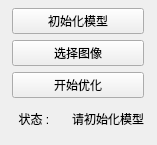
<?xml version="1.0" encoding="UTF-8"?>
<ui version="4.0">
 <class>MainWindow</class>
 <widget class="QMainWindow" name="MainWindow">
  <property name="geometry">
   <rect>
    <x>0</x>
    <y>0</y>
    <width>157</width>
    <height>145</height>
   </rect>
  </property>
  <property name="windowTitle">
   <string>MainWindow</string>
  </property>
  <widget class="QWidget" name="centralwidget">
   <widget class="QWidget" name="layoutWidget">
    <property name="geometry">
     <rect>
      <x>12</x>
      <y>8</y>
      <width>132</width>
      <height>125</height>
     </rect>
    </property>
    <layout class="QVBoxLayout" name="verticalLayout">
     <item>
      <widget class="QPushButton" name="pb_init">
       <property name="text">
        <string>初始化模型</string>
       </property>
      </widget>
     </item>
     <item>
      <widget class="QPushButton" name="pb_choice">
       <property name="text">
        <string>选择图像</string>
       </property>
      </widget>
     </item>
     <item>
      <widget class="QPushButton" name="pb_predict">
       <property name="text">
        <string>开始优化</string>
       </property>
      </widget>
     </item>
     <item>
      <layout class="QHBoxLayout" name="horizontalLayout" stretch="0,0">
       <property name="spacing">
        <number>0</number>
       </property>
       <item>
        <widget class="QLabel" name="label_status">
         <property name="text">
          <string>  状态 :</string>
         </property>
        </widget>
       </item>
       <item>
        <widget class="QLabel" name="label_now">
         <property name="text">
          <string>请初始化模型</string>
         </property>
        </widget>
       </item>
      </layout>
     </item>
    </layout>
   </widget>
  </widget>
 </widget>
 <resources/>
 <connections/>
</ui>
